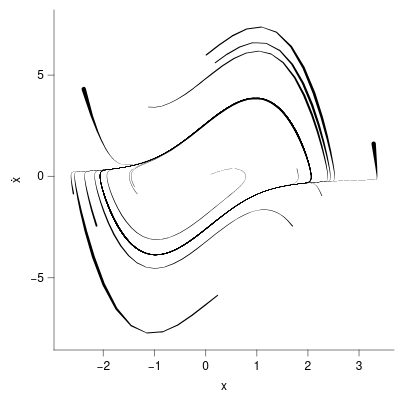

Write the Vega-Lite specification saved for this chart.
### Vega-Lite specification from a JSON file in a GitHub repository (floating-point values rounded to 4 significant figures; data arrays with more than 128 entries replaced by an {"elided": "..."} marker saying what was removed)
{"background": null, "config": {"arc": {"fill": "#DBDBDB", "fillOpacity": 1.0, "innerRadius": 42.5, "padAngle": 0.03, "stroke": "black", "strokeOpacity": 1, "strokeWidth": 0.25}, "area": {"fill": "#DBDBDB", "fillOpacity": 1.0, "stroke": "black", "strokeOpacity": 1, "strokeWidth": 0.25}, "axis": {"domain": true, "domainCap": "round", "domainColor": "black", "domainWidth": 0.25, "grid": false, "gridCap": "round", "gridColor": "#F1F1F1", "gridDash": [0, 0], "gridOpacity": 1.0, "gridWidth": 0.25, "labelColor": "black", "labelFont": "Helvetica Neue, HelveticaNeue, Helvetica, Arial, sans-serif", "labelFontSize": 6, "labelFontStyle": "normal", "labelFontWeight": 400, "offset": 0, "ticks": true, "tickCap": "round", "tickColor": "black", "tickRound": false, "tickSize": 3, "tickWidth": 0.25, "titleColor": "black", "titleFont": "Helvetica Neue, HelveticaNeue, Helvetica, Arial, sans-serif", "titleFontSize": 6, "titleFontStyle": "normal", "titleFontWeight": 400}, "axisX": {"domain": true, "labelAlign": "center", "labelAngle": 0, "labels": true, "ticks": true, "translate": 0}, "axisY": {"domain": true, "labelAlign": "right", "labelAngle": 0, "labels": true, "ticks": true, "translate": 0}, "axisRight": {"domain": true, "labelAlign": "left", "labelAngle": 0, "labels": true, "ticks": true, "translate": 0}, "axisTop": {"domain": true, "labelAlign": "center", "labelAngle": 0, "labels": true, "ticks": true, "translate": 0}, "axisBand": {"tickOffset": 0}, "bar": {"fill": "#DBDBDB", "fillOpacity": 1.0, "stroke": "black", "strokeOpacity": 1, "strokeWidth": 0.25}, "boxplot": {"size": 15.3, "ticks": {"cornerRadius": 0.25, "fill": "black", "opacity": 1, "size": 7.65, "thickness": 0.25}, "box": {"fillOpacity": 1.0, "stroke": "black", "strokeOpacity": 1, "strokeWidth": 0.25}, "median": {"cornerRadius": 0, "fill": "black", "fillOpacity": 1.0, "opacity": 1, "size": 15.3, "thickness": 0.25}, "rule": {"fill": "black", "fillOpacity": 1.0, "size": 17.0, "stroke": "black", "strokeDash": [0, 0], "strokeOpacity": 1, "strokeWidth": 0.25}, "outliers": {"color": "black", "fill": "black", "fillOpacity": 1.0, "size": 0, "stroke": "black", "strokeOpacity": 1, "strokeWidth": 0.25}}, "circle": {"fill": "black", "fillOpacity": 1.0, "size": 2.125, "stroke": null, "strokeOpacity": 1, "strokeWidth": 0.25}, "errorband": {"band": {"fillOpacity": 0.6, "stroke": null, "strokeWidth": 0.25, "strokeOpacity": 1}, "borders": {"opacity": 0, "strokeOpacity": 1, "strokeWidth": 0.25}}, "errorbar": {"opacity": 1, "rule": {"strokeDash": [0, 0], "strokeWidth": 0.25}, "ticks": {"color": "black", "cornerRadius": 0.125, "opacity": 1, "size": 10.2, "thickness": 0.25}, "thickness": 0.25}, "font": "Helvetica Neue, HelveticaNeue, Helvetica, Arial, sans-serif", "geoshape": {"fill": "#DBDBDB", "fillOpacity": 1.0, "stroke": "black", "strokeOpacity": 1, "strokeWidth": 0.25}, "header": {"labelColor": "black", "labelFont": "Helvetica Neue, HelveticaNeue, Helvetica, Arial, sans-serif", "labelFontSize": 6, "labelFontStyle": "normal", "labelFontWeight": 400, "titleColor": "black", "titleFont": "Helvetica Neue, HelveticaNeue, Helvetica, Arial, sans-serif", "titleFontSize": 6, "titleFontStyle": "normal", "titleFontWeight": 400, "titlePadding": 0}, "legend": {"disable": false, "offset": 4.5, "titlePadding": 4, "labelOffset": 2, "gradientLabelOffset": 2, "columnPadding": 4, "rowPadding": 2, "gradientLength": 85.0, "gradientThickness": 8.5, "gradientOpacity": 1.0, "gradientStrokeColor": "black", "gradientStrokeWidth": 0.25, "labelColor": "black", "labelFont": "Helvetica Neue, HelveticaNeue, Helvetica, Arial, sans-serif", "labelFontSize": 6, "labelFontStyle": "normal", "labelFontWeight": 400, "strokeColor": "black", "strokeWidth": 0, "symbolSize": 36, "symbolStrokeColor": "black", "symbolStrokeWidth": 0.25, "titleColor": "black", "titleFont": "Helvetica Neue, HelveticaNeue, Helvetica, Arial, sans-serif", "titleFontSize": 6, "titleFontStyle": "normal", "titleFontWeight": 400}, "line": {"color": "black", "stroke": "black", "strokeCap": "butt", "strokeDash": [0, 0], "strokeOpacity": 1, "strokeWidth": 0.5}, "point": {"filled": true, "fill": "#DBDBDB", "fillOpacity": 1.0, "size": 8.5, "stroke": "black", "strokeOpacity": 1, "strokeWidth": 0.25}, "range": {"category": ["#B2B2B2", "#4A7CD3", "#008542", "#664CAF", "#509F98", "#636363", "#284F93", "#005226", "#382864", "#285753"], "diverging": {"scheme": ["#443E60", "#5F597E", "#7C759B", "#9994B6", "#B7B4CC", "#D6D5DC", "#F6F6F6", "#D1DAD9", "#A4C2BF", "#7AA9A4", "#578E89", "#37736E", "#1B5954"]}, "heatmap": {"scheme": ["#440154", "#472270", "#433E82", "#38598C", "#2C728E", "#238A8D", "#24A086", "#39B578", "#5DC862", "#96D646", "#CAE02D", "#FDE724"]}, "ordinal": {"scheme": ["#F1F1F1", "#DBDBDB", "#C6C6C6", "#B2B2B2", "#9D9D9D", "#898989", "#767676", "#636363", "#515151", "#404040", "#2F2F2F", "#1F1F1F"]}, "ramp": {"scheme": ["#440154", "#472270", "#433E82", "#38598C", "#2C728E", "#238A8D", "#24A086", "#39B578", "#5DC862", "#96D646", "#CAE02D", "#FDE724"]}}, "rule": {"color": "black", "stroke": "black", "strokeCap": "round", "strokeDash": [2, 2], "strokeOpacity": 1, "strokeWidth": 0.25}, "scale": {"barBandPaddingInner": 0.1, "rectBandPaddingInner": 0, "tickBandPaddingInner": 0.1, "bandPaddingOuter": 0.1, "bandWithNestedOffsetPaddingInner": 0.2, "bandWithNestedOffsetPaddingOuter": 0.2, "offsetBandPaddingInner": 0, "offsetBandPaddingOuter": 0, "continuousPadding": 8.5, "round": false}, "rect": {"fill": "#DBDBDB", "fillOpacity": 1.0, "stroke": "black", "strokeOpacity": 1, "strokeWidth": 0.25}, "square": {"fill": "#DBDBDB", "fillOpacity": 1.0, "size": 17.0, "stroke": "black", "strokeOpacity": 1, "strokeWidth": 0.25}, "text": {"color": "black", "font": "Helvetica Neue, HelveticaNeue, Helvetica, Arial, sans-serif", "fontSize": 6, "fontStyle": "normal", "fontWeight": 400}, "tick": {"color": "black", "cornerRadius": 0.125, "opacity": 1.0, "size": 15.3, "thickness": 0.25}, "title": {"anchor": "middle", "frame": "group", "color": "black", "font": "Helvetica Neue, HelveticaNeue, Helvetica, Arial, sans-serif", "fontSize": 6, "fontStyle": "normal", "fontWeight": 400, "subtitleColor": "black", "subtitleFont": "Helvetica Neue, HelveticaNeue, Helvetica, Arial, sans-serif", "subtitleFontSize": 6, "subtitleFontStyle": "normal", "subtitleFontWeight": 400}, "trail": {"color": "black", "opacity": 1, "size": 0.5}, "view": {"continuousWidth": 170, "continuousHeight": 170, "discreteWidth": 170, "discreteHeight": 170, "fill": null, "stroke": null, "strokeWidth": 0.25}}, "data": {"name": "data-d9f42f7b6ec6afa8faac55e772a56cc7"}, "mark": {"type": "trail"}, "encoding": {"detail": {"field": "tid", "type": "nominal"}, "order": {"field": "order", "type": "quantitative"}, "size": {"field": "speed", "legend": null, "scale": {"range": [0.1, 2.2]}, "type": "quantitative"}, "x": {"field": "x", "title": "x", "type": "quantitative", "scale": {"nice": false}}, "y": {"field": "y", "title": "ẋ", "type": "quantitative", "scale": {"nice": false}}}, "$schema": "https://vega.github.io/schema/vega-lite/v6.4.1.json", "datasets": {"data-d9f42f7b6ec6afa8faac55e772a56cc7": {"elided": "6300 records"}}}
